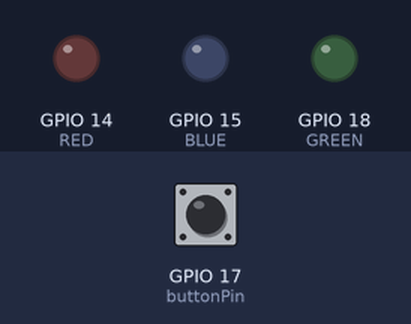
This program was run on a simulated Raspberry Pi (BCM pin numbers). Parts: output pins drawn as LEDs (lit = HIGH). The inputs (shaded band) are chosen by the test bench; at power-on: GPIO 17 (buttonPin) LOW. The clock reads 2024-03-15 10:24:30 at power-on unless the program sets it; what the program prints to the terminal is not drawn.

Above: at 1.2 s.
1.3 s: GPIO 17 (buttonPin) pulled HIGH for 0.15 s
At 4.1 s:
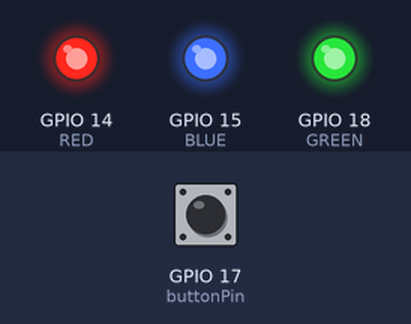
4.4 s: GPIO 17 (buttonPin) pulsed HIGH 2 times (0.12 s each, 0.3 s apart)
At 7.7 s:
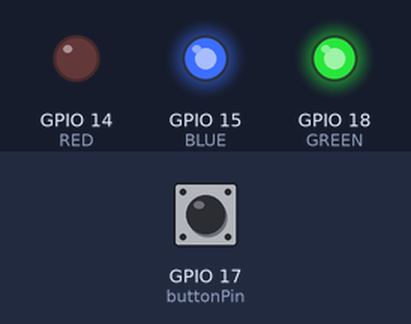
8.0 s: GPIO 17 (buttonPin) pulled HIGH for 1 s
At 10.8 s:
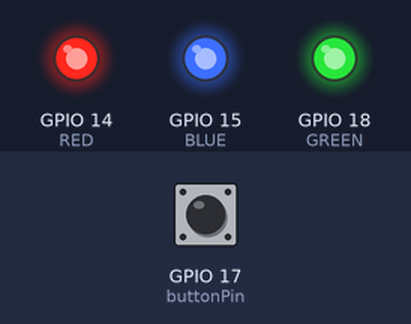
Timing chart, 0 to 12.3 s (numbered marks = the images above; inputs shaded):
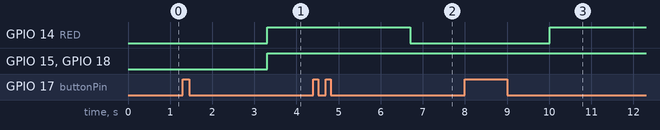

The program:

buttonled.py
```python
import RPi.GPIO as GPIO
import time

RED = 14
GREEN = 18
BLUE = 15

buttonPin = 17

GPIO.setmode(GPIO.BCM)

GPIO.setup(RED, GPIO.OUT)
GPIO.setup(GREEN, GPIO.OUT)
GPIO.setup(BLUE, GPIO.OUT)
GPIO.setup(buttonPin, GPIO.IN, pull_up_down=GPIO.PUD_DOWN)

def led_off():
	GPIO.output(RED, GPIO.HIGH)
	GPIO.output(GREEN, GPIO.HIGH)
	GPIO.output(BLUE, GPIO.HIGH)
	print("LED OFF")

def led_red():
	GPIO.output(RED, GPIO.LOW)
	GPIO.output(GREEN, GPIO.HIGH)
	GPIO.output(BLUE, GPIO.HIGH)
	print("LED RED")

def led_green():
	GPIO.output(RED, GPIO.HIGH)
	GPIO.output(GREEN, GPIO.LOW)
	GPIO.output(BLUE, GPIO.HIGH)
	print("LED GREEN")

def led_blue():
	GPIO.output(RED, GPIO.HIGH)
	GPIO.output(GREEN, GPIO.HIGH)
	GPIO.output(BLUE, GPIO.LOW)
	print("LED BLUE")

press_count = 0
prev_input = 0
last_press_time = 0
timeout_sec = 2
action_done = False

try:
	while True:
		input_state = GPIO.input(buttonPin)
		current_time = time.time()

		if input_state == GPIO.HIGH and prev_input == GPIO.LOW:
			press_count += 1
			last_press_time = current_time
			action_done = False
			print(f"누른 횟수: {press_count}")
			time.sleep(0.05)

		if press_count > 0 and not action_done and (current_time - last_press_time > timeout_sec):
			mode = press_count

			print(f"최종 누른 횟수: {press_count} -> LED 제어시작")

			if mode == 1:
				led_off()
			elif mode == 2:
				led_red()
			elif mode == 3:
				led_green()
			elif mode == 4:
				led_blue()

			press_count = 0
			action_done = True

		prev_input = input_state
		time.sleep(0.01)

except KeyboardInterrupt:
	GPIO.cleanup()
```

Measured:
- after the input at 1.3 s, GPIO 14 (RED), GPIO 15 (BLUE), GPIO 18 (GREEN): LOW → HIGH after 2.0 s
- after the input at 4.4 s, GPIO 14 (RED): HIGH → LOW after 2.3 s
- after the input at 8.0 s, GPIO 14 (RED): LOW → HIGH after 2.0 s
